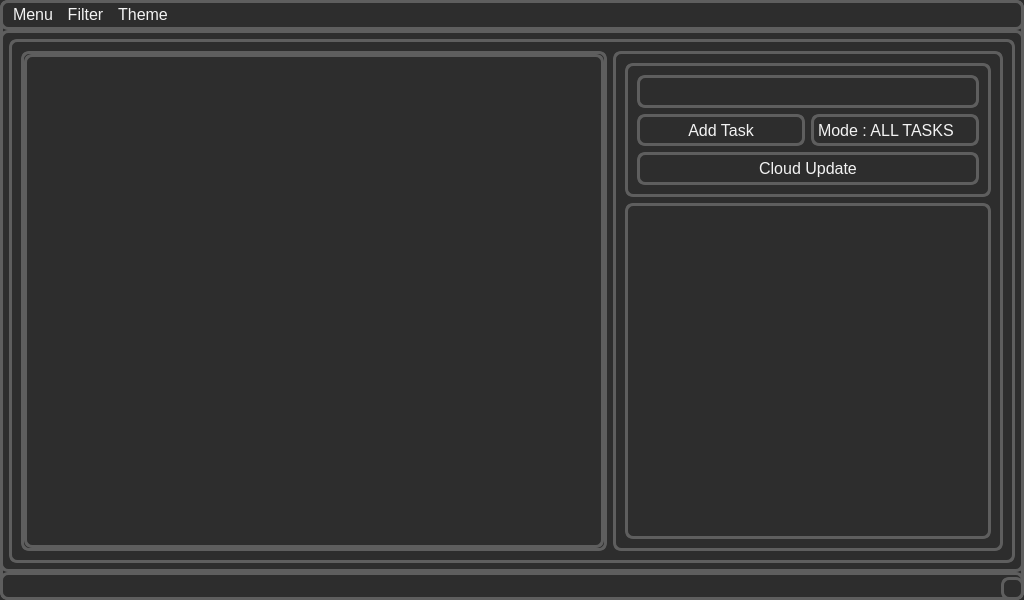
<?xml version="1.0" encoding="UTF-8"?>
<ui version="4.0">
 <class>MainWindow</class>
 <widget class="QMainWindow" name="MainWindow">
  <property name="geometry">
   <rect>
    <x>0</x>
    <y>0</y>
    <width>1024</width>
    <height>600</height>
   </rect>
  </property>
  <property name="sizePolicy">
   <sizepolicy hsizetype="Fixed" vsizetype="Fixed">
    <horstretch>0</horstretch>
    <verstretch>0</verstretch>
   </sizepolicy>
  </property>
  <property name="maximumSize">
   <size>
    <width>1024</width>
    <height>600</height>
   </size>
  </property>
  <property name="windowTitle">
   <string>MainWindow</string>
  </property>
  <property name="styleSheet">
   <string notr="true">/* Main window styling */
QWidget {
    background-color: #2d2d2d;
    border: 3px solid #5e5e5e;
    border-radius: 8px;
    font-family: &quot;Roboto&quot;, sans-serif;
    font-size: 16px;
    font-weight: medium;
    color: #f3f3f3;
}

/* Pressed effect for QPushButton and QMenu::item */
QPushButton:pressed, QMenu::item:selected {
    background-color: #3A3A3A;
    border: 2px solid #5e5e5e;
}

QPushButton:disabled, QMenu::item:disabled{
    background-color: #1a1a1a;
    color: #777777;
    border: 3px solid #444444;
}
</string>
  </property>
  <widget class="QWidget" name="centralwidget">
   <layout class="QVBoxLayout" name="verticalLayout">
    <item>
     <widget class="QFrame" name="central_frame">
      <property name="frameShape">
       <enum>QFrame::StyledPanel</enum>
      </property>
      <property name="frameShadow">
       <enum>QFrame::Raised</enum>
      </property>
      <layout class="QHBoxLayout" name="horizontalLayout">
       <item>
        <widget class="QScrollArea" name="task_frame_scroll">
         <property name="sizePolicy">
          <sizepolicy hsizetype="Expanding" vsizetype="Expanding">
           <horstretch>3</horstretch>
           <verstretch>0</verstretch>
          </sizepolicy>
         </property>
         <property name="maximumSize">
          <size>
           <width>1000</width>
           <height>600</height>
          </size>
         </property>
         <property name="widgetResizable">
          <bool>true</bool>
         </property>
         <widget class="QWidget" name="task_frame">
          <property name="geometry">
           <rect>
            <x>0</x>
            <y>0</y>
            <width>580</width>
            <height>494</height>
           </rect>
          </property>
         </widget>
        </widget>
       </item>
       <item>
        <widget class="QFrame" name="perf_frame">
         <property name="sizePolicy">
          <sizepolicy hsizetype="Preferred" vsizetype="Preferred">
           <horstretch>2</horstretch>
           <verstretch>0</verstretch>
          </sizepolicy>
         </property>
         <property name="frameShape">
          <enum>QFrame::StyledPanel</enum>
         </property>
         <property name="frameShadow">
          <enum>QFrame::Raised</enum>
         </property>
         <layout class="QVBoxLayout" name="verticalLayout_2" stretch="2,5">
          <item>
           <widget class="QFrame" name="action_frame">
            <property name="sizePolicy">
             <sizepolicy hsizetype="Preferred" vsizetype="Preferred">
              <horstretch>0</horstretch>
              <verstretch>4</verstretch>
             </sizepolicy>
            </property>
            <property name="frameShape">
             <enum>QFrame::StyledPanel</enum>
            </property>
            <property name="frameShadow">
             <enum>QFrame::Raised</enum>
            </property>
            <layout class="QVBoxLayout" name="verticalLayout_3">
             <item>
              <widget class="QLineEdit" name="task_title">
               <property name="sizePolicy">
                <sizepolicy hsizetype="Expanding" vsizetype="Minimum">
                 <horstretch>0</horstretch>
                 <verstretch>0</verstretch>
                </sizepolicy>
               </property>
              </widget>
             </item>
             <item>
              <layout class="QHBoxLayout" name="horizontalLayout_2">
               <item>
                <widget class="QPushButton" name="add_task">
                 <property name="enabled">
                  <bool>true</bool>
                 </property>
                 <property name="sizePolicy">
                  <sizepolicy hsizetype="Minimum" vsizetype="Minimum">
                   <horstretch>0</horstretch>
                   <verstretch>0</verstretch>
                  </sizepolicy>
                 </property>
                 <property name="text">
                  <string>Add Task</string>
                 </property>
                </widget>
               </item>
               <item>
                <widget class="QLabel" name="label">
                 <property name="text">
                  <string>Mode : ALL TASKS</string>
                 </property>
                </widget>
               </item>
              </layout>
             </item>
             <item>
              <widget class="QPushButton" name="cloud_upload">
               <property name="sizePolicy">
                <sizepolicy hsizetype="Minimum" vsizetype="Minimum">
                 <horstretch>0</horstretch>
                 <verstretch>0</verstretch>
                </sizepolicy>
               </property>
               <property name="text">
                <string>Cloud Update</string>
               </property>
              </widget>
             </item>
            </layout>
           </widget>
          </item>
          <item>
           <widget class="QFrame" name="progress_frame">
            <property name="sizePolicy">
             <sizepolicy hsizetype="Preferred" vsizetype="Preferred">
              <horstretch>0</horstretch>
              <verstretch>10</verstretch>
             </sizepolicy>
            </property>
            <property name="frameShape">
             <enum>QFrame::StyledPanel</enum>
            </property>
            <property name="frameShadow">
             <enum>QFrame::Raised</enum>
            </property>
           </widget>
          </item>
         </layout>
        </widget>
       </item>
      </layout>
     </widget>
    </item>
   </layout>
  </widget>
  <widget class="QMenuBar" name="menubar">
   <property name="geometry">
    <rect>
     <x>0</x>
     <y>0</y>
     <width>1024</width>
     <height>30</height>
    </rect>
   </property>
   <widget class="QMenu" name="menu_menu">
    <property name="title">
     <string>Menu</string>
    </property>
    <addaction name="save_action"/>
    <addaction name="clear_all_action"/>
    <addaction name="load_last_session_action"/>
   </widget>
   <widget class="QMenu" name="theme_menu">
    <property name="title">
     <string>Theme</string>
    </property>
   </widget>
   <widget class="QMenu" name="filter_menu">
    <property name="title">
     <string>Filter</string>
    </property>
    <addaction name="all_action"/>
    <addaction name="daily_action"/>
    <addaction name="monthly_action"/>
   </widget>
   <addaction name="menu_menu"/>
   <addaction name="filter_menu"/>
   <addaction name="theme_menu"/>
  </widget>
  <widget class="QStatusBar" name="status_bar"/>
  <action name="save_action">
   <property name="icon">
    <iconset>
     <normaloff>icons/icon_1.svg</normaloff>icons/icon_1.svg</iconset>
   </property>
   <property name="text">
    <string>Save</string>
   </property>
  </action>
  <action name="clear_all_action">
   <property name="text">
    <string>Clear All</string>
   </property>
  </action>
  <action name="load_last_session_action">
   <property name="text">
    <string>Reload Last Session</string>
   </property>
  </action>
  <action name="action_2">
   <property name="text">
    <string>All</string>
   </property>
  </action>
  <action name="actionDaily_2">
   <property name="text">
    <string>Daily</string>
   </property>
  </action>
  <action name="actionMonthly">
   <property name="text">
    <string>Monthly</string>
   </property>
  </action>
  <action name="all_action">
   <property name="text">
    <string>All Tasks</string>
   </property>
  </action>
  <action name="daily_action">
   <property name="text">
    <string>Daily Goals</string>
   </property>
  </action>
  <action name="monthly_action">
   <property name="text">
    <string>Monthly Goals</string>
   </property>
  </action>
 </widget>
 <resources/>
 <connections/>
</ui>
